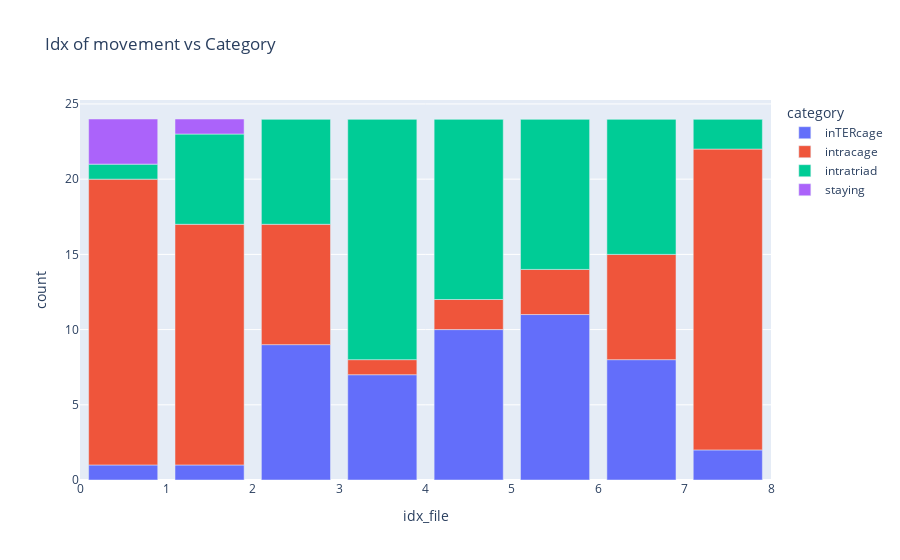

Notebook source saved alongside this figure:
### Code cell
if proceed_NEB == "True":
    df = Movement.TupleCage.get_and_plot_df_movement_category_counted(df_movement)
    print(df.sum())

### Figure 1 — Plotly figure (JSON) as saved in the notebook; plotly's stock layout.template omitted (floating-point values rounded to 4 significant figures)
{"data": [{"alignmentgroup": "True", "hovertemplate": "category=inTERcage<br>idx_file=%{x}<br>count=%{y}<extra></extra>", "legendgroup": "inTERcage", "marker": {"color": "#636efa", "pattern": {"shape": ""}}, "name": "inTERcage", "offsetgroup": "inTERcage", "orientation": "v", "showlegend": true, "textposition": "auto", "type": "bar", "x": [0.5, 1.5, 2.5, 3.5, 4.5, 5.5, 6.5, 7.5], "xaxis": "x", "y": [1, 1, 9, 7, 10, 11, 8, 2], "yaxis": "y"}, {"alignmentgroup": "True", "hovertemplate": "category=intracage<br>idx_file=%{x}<br>count=%{y}<extra></extra>", "legendgroup": "intracage", "marker": {"color": "#EF553B", "pattern": {"shape": ""}}, "name": "intracage", "offsetgroup": "intracage", "orientation": "v", "showlegend": true, "textposition": "auto", "type": "bar", "x": [0.5, 1.5, 2.5, 3.5, 4.5, 5.5, 6.5, 7.5], "xaxis": "x", "y": [19, 16, 8, 1, 2, 3, 7, 20], "yaxis": "y"}, {"alignmentgroup": "True", "hovertemplate": "category=intratriad<br>idx_file=%{x}<br>count=%{y}<extra></extra>", "legendgroup": "intratriad", "marker": {"color": "#00cc96", "pattern": {"shape": ""}}, "name": "intratriad", "offsetgroup": "intratriad", "orientation": "v", "showlegend": true, "textposition": "auto", "type": "bar", "x": [0.5, 1.5, 2.5, 3.5, 4.5, 5.5, 6.5, 7.5], "xaxis": "x", "y": [1, 6, 7, 16, 12, 10, 9, 2], "yaxis": "y"}, {"alignmentgroup": "True", "hovertemplate": "category=staying<br>idx_file=%{x}<br>count=%{y}<extra></extra>", "legendgroup": "staying", "marker": {"color": "#ab63fa", "pattern": {"shape": ""}}, "name": "staying", "offsetgroup": "staying", "orientation": "v", "showlegend": true, "textposition": "auto", "type": "bar", "x": [0.5, 1.5, 2.5, 3.5, 4.5, 5.5, 6.5, 7.5], "xaxis": "x", "y": [3, 1, 0, 0, 0, 0, 0, 0], "yaxis": "y"}], "layout": {"barmode": "relative", "legend": {"title": {"text": "category"}, "tracegroupgap": 0}, "title": {"text": "Idx of movement vs Category"}, "xaxis": {"anchor": "y", "domain": [0, 1], "title": {"text": "idx_file"}}, "yaxis": {"anchor": "x", "domain": [0, 1], "title": {"text": "count"}}}}
